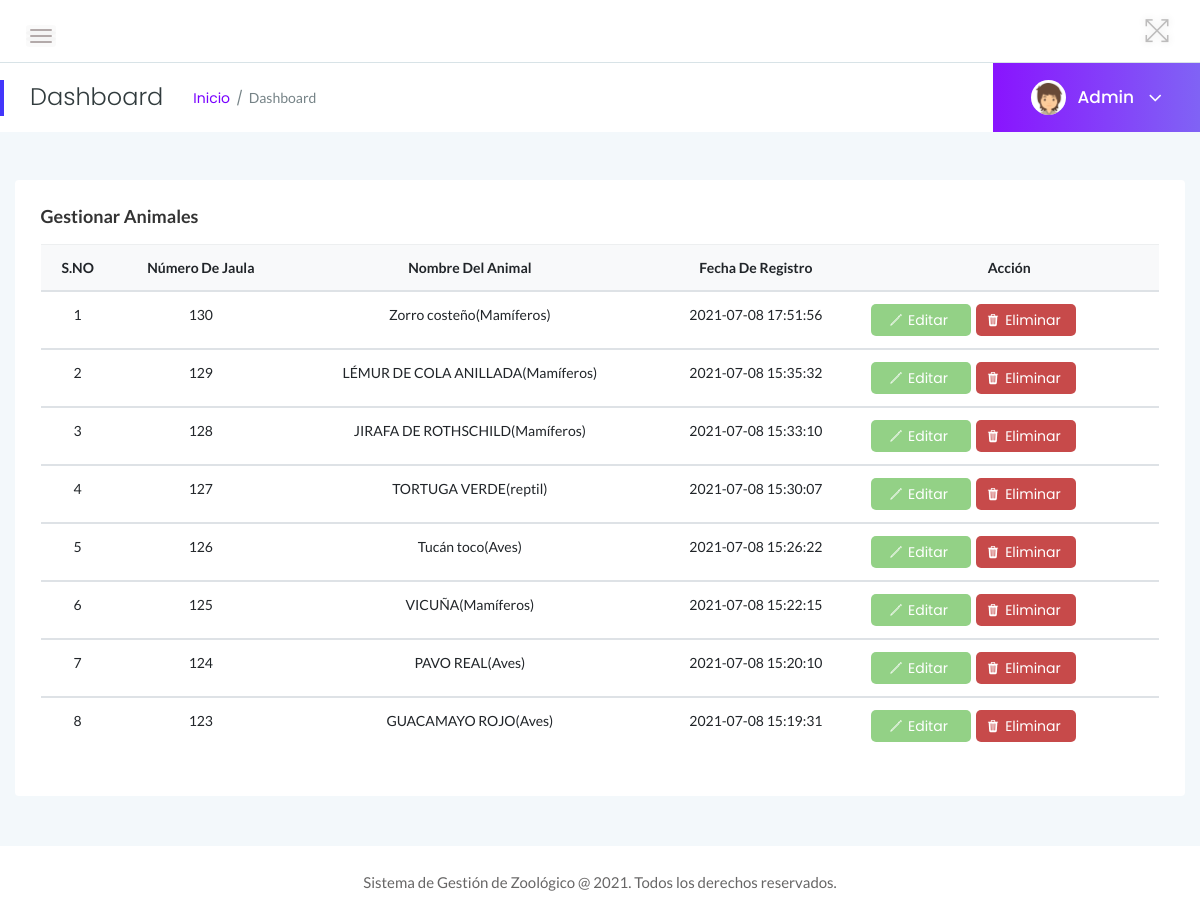
The app's page /admin/manage-animals.php (signed in) with its own data.
### tables this page shows
CREATE TABLE `tblanimal` (
  `ID` int(10) NOT NULL,
  `AnimalName` varchar(200) DEFAULT NULL,
  `ScientificName` varchar(200) NOT NULL,
  `CageNumber` int(10) DEFAULT NULL,
  `FeedNumber` varchar(200) DEFAULT NULL,
  `Breed` varchar(200) DEFAULT NULL,
  `AnimalImage` varchar(200) DEFAULT NULL,
  `Description` mediumtext DEFAULT NULL,
  `Feeding` text NOT NULL,
  `Reproduction` text NOT NULL,
  `SocialLife` text NOT NULL,
  `StateOfConservation` text NOT NULL,
  `CreationDate` timestamp NOT NULL DEFAULT current_timestamp() ON UPDATE current_timestamp()
);

### admin/manage-animals.php (the view, shortened to what this page needs)
<?php
include('includes/dbconnection.php');
if (strlen($_SESSION['zmsaid'] == 0)) {
    header('location:logout.php');
} else {
?>
    <!doctype html>
    <html class="no-js" lang="es">
    <head>
        <link rel="stylesheet" href="assets/css/bootstrap.min.css">
        <link rel="stylesheet" href="assets/css/font-awesome.min.css">
        <link rel="stylesheet" href="assets/css/themify-icons.css">
        <link rel="stylesheet" href="assets/css/metisMenu.css">
        <link rel="stylesheet" href="assets/css/owl.carousel.min.css">
        <link rel="stylesheet" href="assets/css/slicknav.min.css">
        <link rel="stylesheet" href="https://www.amcharts.com/lib/3/plugins/export/export.css" type="text/css" media="all" />
        <link rel="stylesheet" type="text/css" href="https://cdn.datatables.net/1.10.19/css/jquery.dataTables.css">
        <link rel="stylesheet" type="text/css" href="https://cdn.datatables.net/1.10.18/css/dataTables.bootstrap4.min.css">
        <link rel="stylesheet" type="text/css" href="https://cdn.datatables.net/responsive/2.2.3/css/responsive.bootstrap.min.css">
        <link rel="stylesheet" type="text/css" href="https://cdn.datatables.net/responsive/2.2.3/css/responsive.jqueryui.min.css">
        <link rel="stylesheet" href="assets/css/typography.css">
        <link rel="stylesheet" href="assets/css/default-css.css">
        <link rel="stylesheet" href="assets/css/styles.css">
        <link rel="stylesheet" href="assets/css/responsive.css">
        <link rel="stylesheet" href="../css/stylesv2.css">
    </head>
    <body>
        <div class="page-container">
            <div class="main-content">
                <?php include_once('includes/header.php'); ?>
                <?php include_once('includes/pagetitle.php'); ?>
                <div class="main-content-inner">
                    <div class="row">
                        <div class="col-12 mt-5">
                            <div class="card">
                                <div class="card-body">
                                    <h4 class="header-title">Gestionar animales</h4>
                                    <div class="data-tables">
                                        <table class="table text-center">
                                            <thead class="bg-light text-capitalize">
                                                <tr>
                                                    <th>S.NO</th>
                                                    <th>Número de jaula</th>
                                                    <th>Nombre del animal</th>
                                                    <th>Fecha de registro</th>
                                                    <th>Acción</th>
                                                </tr>
                                            </thead>
                                            <?php
                                            $ret = mysqli_query($con, "select * from tblanimal order by ID desc");
                                            $cnt = 1;
                                            while ($row = mysqli_fetch_array($ret)) {
                                            ?>
                                                <tbody>
                                                    <tr data-expanded="true">
                                                        <td><?php echo $cnt; ?></td>
                                                        <td><?php echo $row['CageNumber']; ?></td>
                                                        <td><?php echo $row['AnimalName']; ?>(<?php echo $row['Breed']; ?>)</td>
                                                        <td><?php echo $row['CreationDate']; ?></td>
                                                        <td>
                                                            <div class="container-botones">
                                                                <div class="btn-editar">
                                                                    <a href="edit-animal-details.php?editid=<?php echo $row['ID']; ?>">
                                                                        <ion-icon name="pencil-outline"></ion-icon>Editar
                                                                    </a>
                                                                </div>
                                                                <div class="btn-eliminar">
                                                                    <a href="eliminar-animal.php?editid=<?php echo $row['ID']; ?>" onClick="return confirmDelete()">
                                                                        <ion-icon name="trash"></ion-icon>Eliminar
                                                                    </a>
                                                                </div>
                                                            </div>
                                                        </td>
                                                    </tr>
                                                <?php
                                                $cnt = $cnt + 1;
                                            } ?>
                                                </tbody>
                                        </table>
                                    </div>
                                </div>
                            </div>
                        </div>
                    </div>
                </div>
            </div>
            <?php include_once('includes/footer.php'); ?>
        </div>
    </body>
    </html>
<?php }  ?>

### admin/includes/pagetitle.php (shortened to what this page needs)
<?php
include('includes/dbconnection.php');
?>
<div class="page-title-area">
                <div class="row align-items-center">
                    <div class="col-sm-6">
                        <div class="breadcrumbs-area clearfix">
                            <h4 class="page-title pull-left">Dashboard</h4>
                            <ul class="breadcrumbs pull-left">
                                <li><a href="dashboard.php">Inicio</a></li>
                                <li><span>Dashboard</span></li>
                            </ul>
                        </div>
                    </div>
                    <div class="col-sm-6 clearfix">
                        <div class="user-profile pull-right">
                            <img class="avatar user-thumb" src="assets/images/author/avatar.png" alt="avatar">
                            <?php
$adid=$_SESSION['zmsaid'];
$ret=mysqli_query($con,"select AdminName from tbladmin where ID='$adid'");
$row=mysqli_fetch_array($ret);
$name=$row['AdminName'];
?>
                            <h4 class="user-name dropdown-toggle" data-toggle="dropdown"><?php echo $name; ?> <i class="fa fa-angle-down"></i></h4>
                        </div>
                    </div>
                </div>
            </div>

### admin/assets/css/styles.css (style rules this page uses)
.page-container { width: 100%; height: 100%; min-height: 100vh; padding-left: 280px; -webkit-transition: padding-left 0.3s ease 0s; transition: padding-left 0.3s ease 0s; }
.card { border: none; border-radius: 4px; background-color: #fff; -webkit-transition: all 0.3s ease 0s; transition: all 0.3s ease 0s; }
.card-body { padding: 25.6px; padding: 1.6rem; }
.main-content { width: 100%; background: #F3F8FB; }
.main-content-inner { padding: 0 30px 50px; }
.page-title-area { padding: 0 30px; background: #fff; position: relative; }
.page-title-area:before { content: ''; position: absolute; left: 0; top: 50%; width: 4px; height: 36px; background: var(--primary-color); -webkit-transform: translateY(-50%); transform: translateY(-50%); }
.page-title { font-size: 24px; font-weight: 300; color: #313b3d; letter-spacing: 0; margin-right: 30px; }
ul.breadcrumbs { margin-top: 4px; }
.breadcrumbs li { display: inline-block; }
.breadcrumbs li a, .breadcrumbs li span { display: block; font-size: 14px; font-weight: 400; color: #7801ff; letter-spacing: 0; margin-right: 16px; position: relative; }
.breadcrumbs li a:before { content: '/'; color: #768387; position: absolute; right: -13px; top: 0; }
.breadcrumbs li span { margin-right: 0; color: #768387; text-transform: capitalize; }
.user-profile { margin-right: -30px; display: -webkit-box; display: -ms-flexbox; display: flex; -webkit-box-align: center; -ms-flex-align: center; align-items: center; -ms-flex-wrap: wrap; flex-wrap: wrap; background: -webkit-linear-gradient(left, #8914fe 0%, #8063f5 100%); background: linear-gradient(to right, #8914fe 0%, #8063f5 100%); padding: 17px 38px; position: relative; }
.user-profile img.avatar { height: 35px; width: 35px; border-radius: 50%; margin-right: 12px; }
.user-name { font-size: 17px; font-weight: 500; color: #fff; letter-spacing: 0; cursor: pointer; -webkit-user-select: none; -moz-user-select: none; -ms-user-select: none; user-select: none; }
.user-name i { margin-left: 10px; font-size: 21px; vertical-align: middle; position: relative; }
.notification-area .dropdown-toggle, .user-name.dropdown-toggle { position: relative; }
.notification-area .dropdown-toggle:after, .user-name.dropdown-toggle:after { display: none; }
.header-title { font-family: 'Lato', sans-serif; font-size: 18px; font-weight: 600; letter-spacing: 0; color: #333; text-transform: capitalize; margin-bottom: 17px; }
table tr th { border-bottom: none; }
table tr th, table tr td { border-top: 1px solid rgba(120, 130, 140, 0.13) !important; }

### admin/assets/css/responsive.css (style rules this page uses)
@media (min-width: 1200px) and (max-width: 1364px) { .main-content-inner { padding: 0 15px 50px; } }
@media (min-width: 1200px) and (max-width: 1364px) { .page-container, .sbar_collapsed.page-container { padding-left: 0; } }

### records on screen
tblanimal: CageNumber "130", AnimalName "Zorro costeño", Breed "Mamíferos", CreationDate "2021-07-08 17:51:56"
tblanimal: CageNumber "129", AnimalName "LÉMUR DE COLA ANILLADA", Breed "Mamíferos", CreationDate "2021-07-08 15:35:32"
tblanimal: CageNumber "128", AnimalName "JIRAFA DE ROTHSCHILD", Breed "Mamíferos", CreationDate "2021-07-08 15:33:10"
tblanimal: CageNumber "127", AnimalName "TORTUGA VERDE", Breed "reptil", CreationDate "2021-07-08 15:30:07"
tblanimal: CageNumber "126", AnimalName "Tucán toco", Breed "Aves", CreationDate "2021-07-08 15:26:22"
tblanimal: CageNumber "125", AnimalName "VICUÑA", Breed "Mamíferos", CreationDate "2021-07-08 15:22:15"
tblanimal: CageNumber "124", AnimalName "PAVO REAL", Breed "Aves", CreationDate "2021-07-08 15:20:10"
tblanimal: CageNumber "123", AnimalName "GUACAMAYO ROJO", Breed "Aves", CreationDate "2021-07-08 15:19:31"

### other values on screen
$name "Admin"
